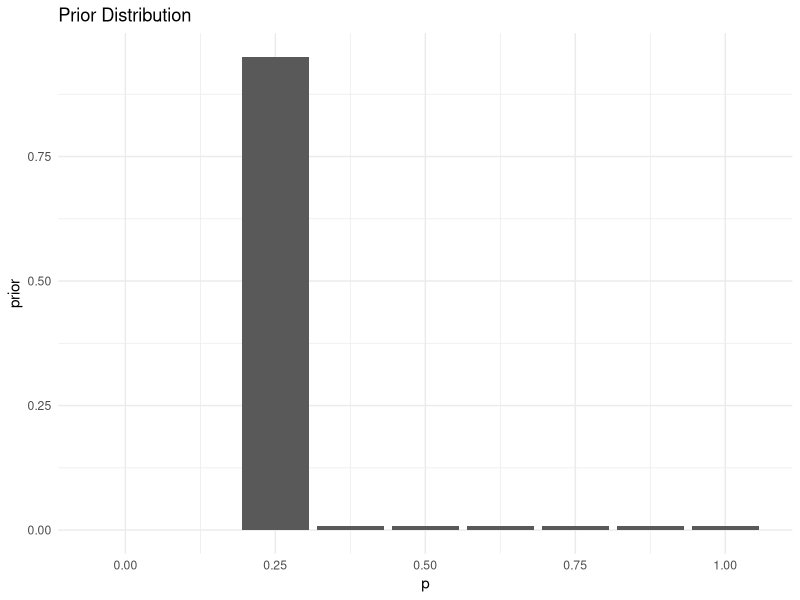
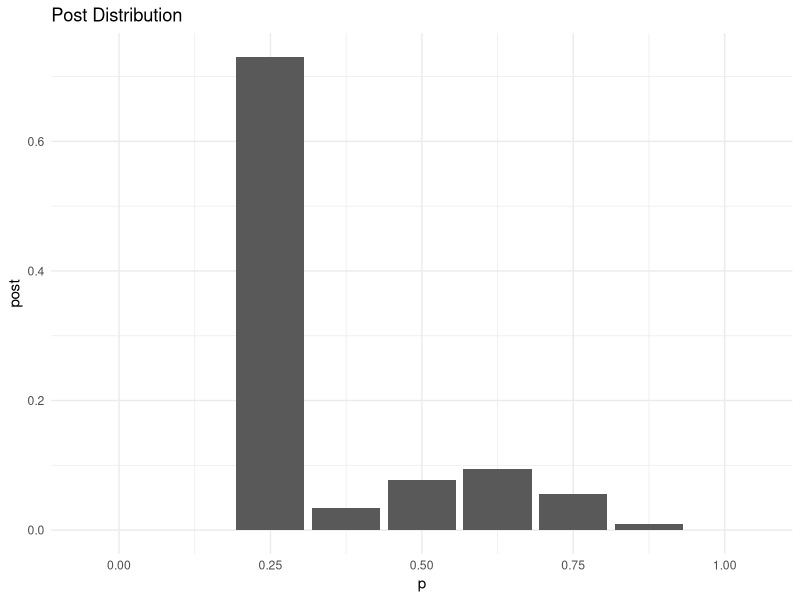
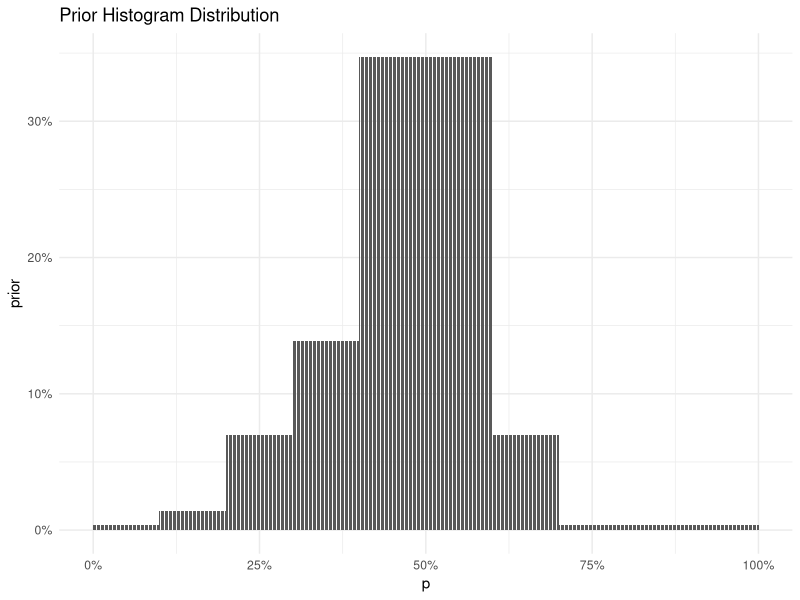
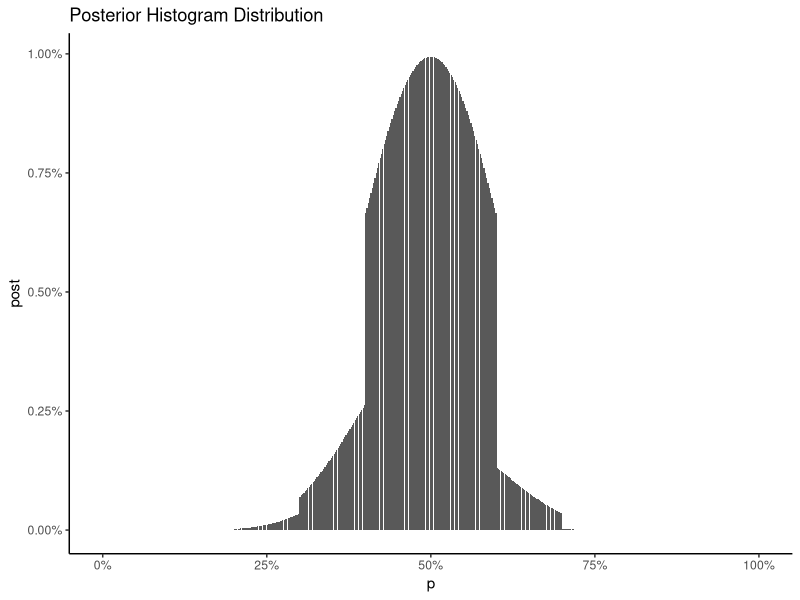
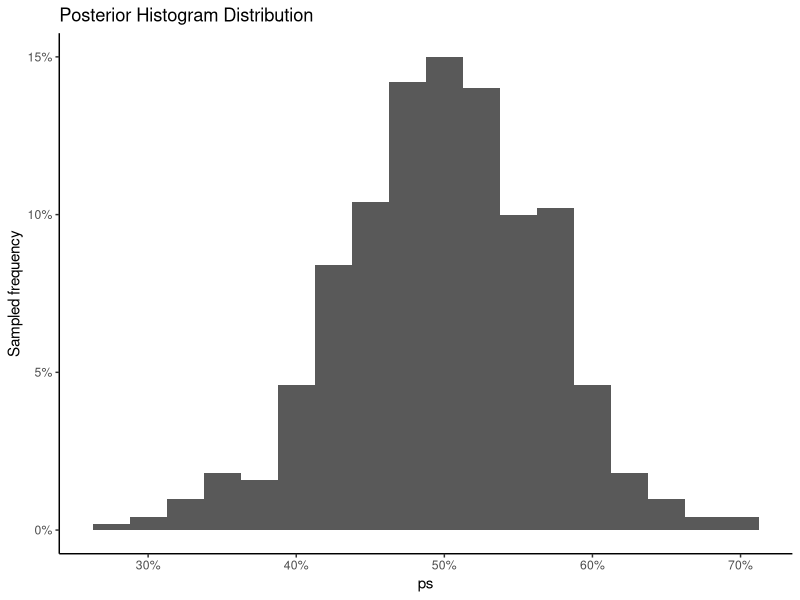
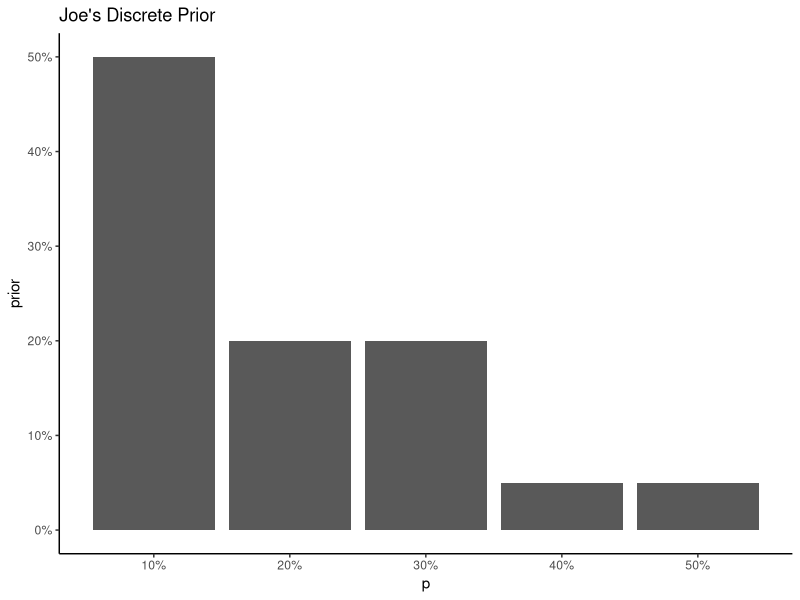
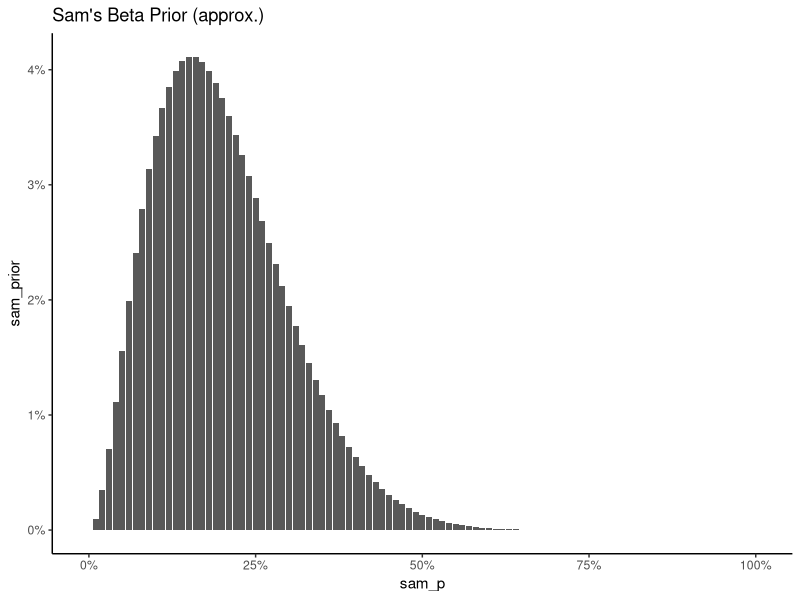
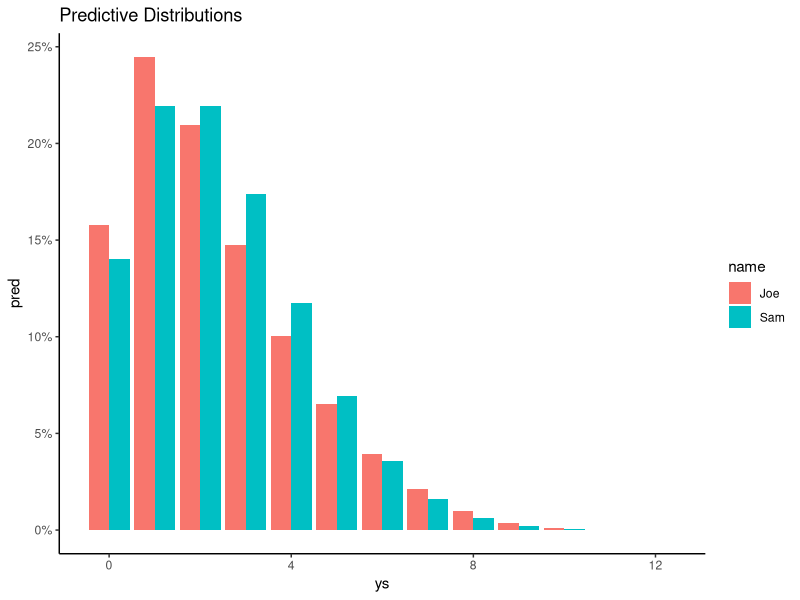

These figures' R source, in order:
## ---- chunk 1
library(LearnBayes) 
library(ggplot2) # not part of this book
## ---- chunk 2
p <- seq(0,1,by = 0.125)
prior <- c(.001,.001,.95,.008,.008,.008,.008,.008,.008)
prior_data <- as.data.frame(cbind(p,prior))
ggplot(prior_data,aes(p,prior)) + 
  geom_col() +
  ggtitle("Prior Distribution") +
  theme_minimal()

data <- c(6,4)
post <- pdisc(p,prior,data)
post_data <- as.data.frame(cbind(p,post))
ggplot(post_data,aes(p,post)) + 
  geom_col() +
  ggtitle("Post Distribution") +
  theme_minimal()

post_data

# After the study, we think there is a ~73% chance that Bob does not have ESP,
#   or that his true probability of guessing a card correctly is .25
## ---- chunk 3
midpt <- seq(0.05,0.95, by = .1)
prior <- c(1,4,20,40,100,100,20,1,1,1)
prior <- prior/sum(prior)
p <- seq(0,1,length = 500)
prior <- histprior(p,midpt,prior)
prior_data <- as.data.frame(cbind(p,prior))
ggplot(prior_data,aes(p,prior)) + 
  geom_col() +
  ggtitle("Prior Histogram Distribution") +
  theme_minimal() +
  scale_y_continuous(labels = scales::percent) +
  scale_x_continuous(labels = scales::percent)

y <- rbinom(1,20,.5)

likelihood <- (p ^ y) * ((1-p)^(20-y))
post <- prior * likelihood / sum(prior * likelihood)
post_data <- as.data.frame(cbind(p,post))

ggplot(post_data,aes(p,post)) + 
  geom_col() +
  ggtitle("Posterior Histogram Distribution") +
  theme_classic() +
  scale_y_continuous(labels = scales::percent) +
  scale_x_continuous(labels = scales::percent)

ps <- sample(p, replace = TRUE, prob = post)
sim_data <- as.data.frame(cbind(p,ps))
ggplot(sim_data,aes(ps)) + 
  geom_histogram(binwidth=.025,aes(y=..count../sum(..count..))) +
  ggtitle("Posterior Histogram Distribution") +
  theme_classic() +
  scale_x_continuous(labels = scales::percent) +
  scale_y_continuous(labels = scales::percent) +
  ylab("Sampled frequency")

## ---- chunk 4
# 1
ci <- qbeta(c(0.05,0.95),23,8)
ci

# 2
1 - pbeta(.6,23,8)

# 3
# 1000 samples of p from posterior
sample <- rbeta(1000,23,8)

# 4
ys <- c(9,10)
pred <- pbetap(c(23,8), 10, ys)
sum(pred)
# This should be the answer per the chapter text using pbetap. 
# The Question suggests to use rbinom instead, which we do below. 
# For each randomly generated p from part 3, 
# use rbinom to randomly generate a y value (with n=10),
# then calculate the % of these ys >= 9

ys <- sapply(sample, rbinom, n = 1, size = 10)
mean(ys>=9)

# In this run I get 26.6% using the pbetap method 
#   and 28.4% using the simulation method with rbinom
## ---- chunk 5
p <- c(0.1,0.2,0.3,0.4,0.5)
prior <- c(0.5,0.2,0.2,0.05,0.05)
joe_prior_data <- as.data.frame(cbind(p,prior))

ggplot(joe_prior_data,aes(p,prior)) + 
  geom_col() +
  ggtitle("Joe's Discrete Prior") +
  theme_classic() +
  scale_x_continuous(labels = scales::percent) +
  scale_y_continuous(labels = scales::percent)

sam_p <- seq(0,1,by = .01)
sam_prior <- dbeta(sam_p,3,12)
sam_prior <- sam_prior / sum(sam_prior)
sam_prior_data <- as.data.frame(cbind(sam_p,sam_prior))

ggplot(sam_prior_data,aes(sam_p,sam_prior)) + 
  geom_col() +
  ggtitle("Sam's Beta Prior (approx.)") +
  theme_classic() +
  scale_x_continuous(labels = scales::percent) +
  scale_y_continuous(labels = scales::percent)

# Joe's mean and SD
joe_mean <- weighted.mean(p,prior)
joe_sd <- sqrt(  sum(  prior*(p - joe_mean)^2  )  )
joe_mean
joe_sd

# Sam's mean and SD
a <- 3
b <- 12
sam_mean <- a / (a+b)
sam_sd <- sqrt(  a*b / (((a+b)^2)*(a+b+1))  )
sam_mean
sam_sd

# The means and standard deviations of joe's prior and sam's prior are similar


# 2
ys <- seq(0,12)
name <- rep("Joe",13)
pred <- pdiscp(p,prior,12,ys)
joe_pred_data <- cbind.data.frame(name,ys,pred)
name <- rep("Sam",13)
pred <- pbetap(c(3,12),12,ys)
sam_pred_data <- cbind.data.frame(name,ys,pred)
plot_data <- rbind.data.frame(joe_pred_data,sam_pred_data)


ggplot(plot_data,aes(x=ys,y=pred,fill=name)) + 
  geom_bar(stat="identity",position="dodge") +
  ggtitle("Predictive Distributions") +
  theme_classic() +
  scale_y_continuous(labels = scales::percent)

# Joe's predictions have more probability weight in 0 and 1, 
#   otherwise the predictions are similar

## ---- chunk 6
## Estimate Mu = the average annual snowfall in (Boston)
## Assume observed annual snowfalls y1, ..., yn are ~Normal(Mu,sigma = 10)

## 1
mu <- c(20,30,40,50,60,70)
prior <- c(.1,.15,.25,.25,.15,.1)

## 2
y <- c(38.6, 42.4, 57.5, 40.5, 51.7, 67.1, 33.4, 60.9, 64.1, 40.1, 40.7, 6.4)
ybar <- mean(y)
n <- length(y)
sigma <- 10

## 3
likelihood <- function(ybar,mu,sigma,n) {
  return(exp( -n * ((mu - ybar)^2) / (2 * sigma^2) ))
}

like <- likelihood(ybar,mu,sigma,n)
plot_data <- cbind.data.frame(mu,like)

ggplot(plot_data,aes(x=mu,y=like)) + 
  geom_bar(stat="identity",position="dodge") +
  ggtitle("Likelihoods of Mu, given observed ybar") +
  theme_classic()

## 4 
post <- prior*like / sum(prior*like)

plot_data <- cbind.data.frame(mu,post)
ggplot(plot_data,aes(x=mu,y=post)) + 
  geom_bar(stat="identity",position="dodge") +
  ggtitle("Posterior Distibution for Mu, given observed ybar") +
  theme_classic() +
  scale_y_continuous(labels = scales::percent)

## 5

prob_int <- discint(cbind(mu,post),.8)
prob_int

## Notice that the likelihood plot shows that it's basically impossible for Mu to be anything other than 40 or 50, given ybar

## The posterior plot simply scales the likelihood plot to sum to 100%

## And the probability interval is very close to 1, showing our posterior belief that Mu cannot be outside 40 or 50. 

## ---- chunk 7
## You own a trucking company and a fleet of trucks, you're insterested in modeling the number of breakdowns during a time period of t days

## You assume the # of breakdowns in t days to have Poisson distribution with unknown lambda, and mean t * lambda

## First let's record the givens

## possible values for lambda
lambda <- c(.5, 1, 1.5, 2, 2.5, 3)
prior <- c(.1, .2, .3, .2, .15, .05)

likelihood <- function(lambda,t,y) {
  return( exp(-t * lambda)*(t*lambda)^y )
}

## Part 1
t <- 6
y <- 12

like <- likelihood(lambda,t,y)
plot_df <- cbind.data.frame(lambda,like)

ggplot(plot_df,aes(x=lambda,y=like)) + 
  geom_bar(stat="identity",position="dodge") +
  ggtitle("Likelihoods of Lambda, given observed y") +
  theme_classic()


post <- like * prior / sum(like*prior)
plot_df <- cbind.data.frame(post,like)

ggplot(plot_df,aes(x=lambda,y=post)) + 
  geom_bar(stat="identity",position="dodge") +
  ggtitle("Posterior Distribution of Lambda, given prior and observed y") +
  theme_classic() +
  scale_y_continuous(labels = scales::percent)




## 2 - Find the probability that there are no breakdowns next week

## For a given value of lambda, the probability of 0 breakdowns in the next week is the given by the likelihood function computed at t = 7, y = 0, lambda = lambda

## We don't know what lambda is, but we have probability estimates for it at discrete values. We can compute the general probability that y = 0 by calculating this probability for each possible value of lambda and then taking the sum, weighted by posterior probability distribution

cond_prob <- likelihood(t = 7, y = 0, lambda = lambda)
sum(cond_prob*post)

## There is basically no chance that there will be 0 breakdowns in the next week
## The mean breakdowns is t * lambda, even if lambda 7, this mean would b 3.5
## Also not that our posterior probability that lambda = 0.5 is ~0, because we observed y = 12
## So the mean (t * lambda) is at least 7 (if lambda =1), so it makes sense that y has so little chance to be 0
